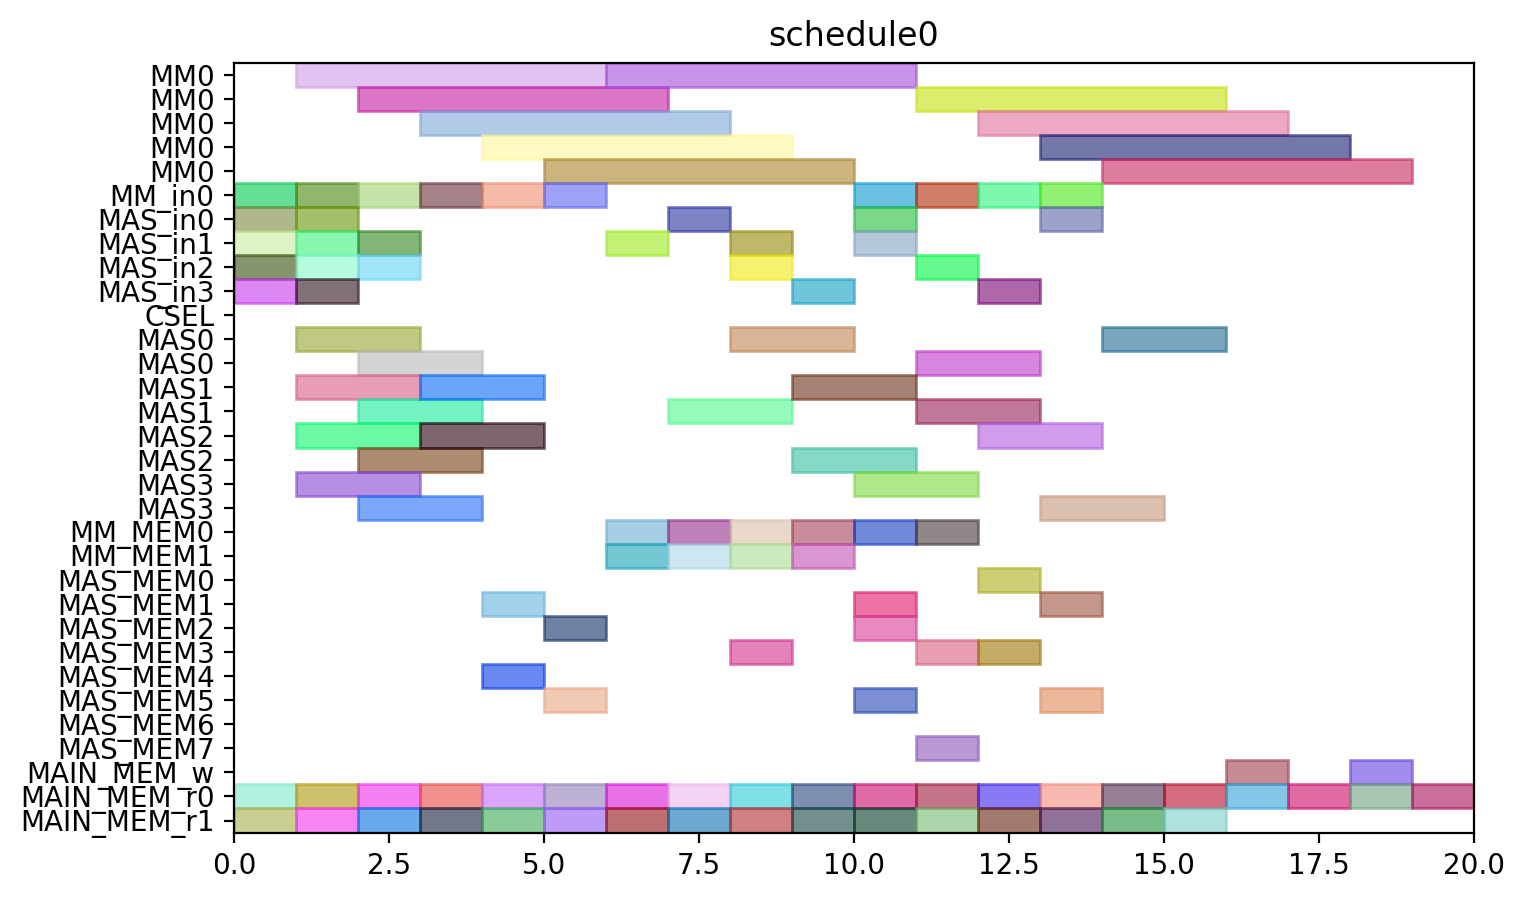

Reproduce this figure in Python.
from pyschedule import Scenario, solvers, plotters, alt


def solve():
	horizon = 90
	S = Scenario("schedule0", horizon=horizon)

	# resource
	MM = S.Resources('MM', num=1, size=5)
	MM_in = S.Resources('MM_in', num=1)
	MAS_in = S.Resources('MAS_in', num=4)
	CSEL = S.Resource('CSEL')
	MAS = S.Resources('MAS', num=4, size=2, periods=range(1, horizon))
	MM_MEM = S.Resources('MM_MEM', num=2)
	MAS_MEM = S.Resources('MAS_MEM', num=8)
	MAIN_MEM_w = S.Resource('MAIN_MEM_w', size=1)
	MAIN_MEM_r = S.Resources('MAIN_MEM_r', num=2)

	# result of previous scheduling

	# new tasks
	t0_t0 = S.Task('t0_t0', length=5, delay_cost=1)
	t0_t0 += alt(MM)
	t0_t0_in = S.Task('t0_t0_in', length=1, delay_cost=1)
	t0_t0_in += alt(MM_in)
	S += t0_t0_in*MM_in[0]<=t0_t0*MM[0]

	t0_t0_mem0 = S.Task('t0_t0_mem0', length=1, delay_cost=1)
	t0_t0_mem0 += MAIN_MEM_r[0]
	t0_t0_mem1 = S.Task('t0_t0_mem1', length=1, delay_cost=1)
	t0_t0_mem1 += MAIN_MEM_r[1]
	t0_t1 = S.Task('t0_t1', length=5, delay_cost=1)
	t0_t1 += alt(MM)
	t0_t1_in = S.Task('t0_t1_in', length=1, delay_cost=1)
	t0_t1_in += alt(MM_in)
	S += t0_t1_in*MM_in[0]<=t0_t1*MM[0]

	t0_t1_mem0 = S.Task('t0_t1_mem0', length=1, delay_cost=1)
	t0_t1_mem0 += MAIN_MEM_r[0]
	t0_t1_mem1 = S.Task('t0_t1_mem1', length=1, delay_cost=1)
	t0_t1_mem1 += MAIN_MEM_r[1]
	t0_t2 = S.Task('t0_t2', length=2, delay_cost=1)
	t0_t2 += alt(MAS)
	t0_t2_in = S.Task('t0_t2_in', length=1, delay_cost=1)
	t0_t2_in += alt(MAS_in)
	S += t0_t2_in*MAS_in[0]<=t0_t2*MAS[0]

	S += t0_t2_in*MAS_in[1]<=t0_t2*MAS[1]

	S += t0_t2_in*MAS_in[2]<=t0_t2*MAS[2]

	S += t0_t2_in*MAS_in[3]<=t0_t2*MAS[3]

	t0_t2_mem0 = S.Task('t0_t2_mem0', length=1, delay_cost=1)
	t0_t2_mem0 += MAIN_MEM_r[0]
	t0_t2_mem1 = S.Task('t0_t2_mem1', length=1, delay_cost=1)
	t0_t2_mem1 += MAIN_MEM_r[1]
	t0_t3 = S.Task('t0_t3', length=2, delay_cost=1)
	t0_t3 += alt(MAS)
	t0_t3_in = S.Task('t0_t3_in', length=1, delay_cost=1)
	t0_t3_in += alt(MAS_in)
	S += t0_t3_in*MAS_in[0]<=t0_t3*MAS[0]

	S += t0_t3_in*MAS_in[1]<=t0_t3*MAS[1]

	S += t0_t3_in*MAS_in[2]<=t0_t3*MAS[2]

	S += t0_t3_in*MAS_in[3]<=t0_t3*MAS[3]

	t0_t3_mem0 = S.Task('t0_t3_mem0', length=1, delay_cost=1)
	t0_t3_mem0 += MAIN_MEM_r[0]
	t0_t3_mem1 = S.Task('t0_t3_mem1', length=1, delay_cost=1)
	t0_t3_mem1 += MAIN_MEM_r[1]
	t2_t0 = S.Task('t2_t0', length=5, delay_cost=1)
	t2_t0 += alt(MM)
	t2_t0_in = S.Task('t2_t0_in', length=1, delay_cost=1)
	t2_t0_in += alt(MM_in)
	S += t2_t0_in*MM_in[0]<=t2_t0*MM[0]

	t2_t0_mem0 = S.Task('t2_t0_mem0', length=1, delay_cost=1)
	t2_t0_mem0 += MAIN_MEM_r[0]
	t2_t0_mem1 = S.Task('t2_t0_mem1', length=1, delay_cost=1)
	t2_t0_mem1 += MAIN_MEM_r[1]
	t2_t1 = S.Task('t2_t1', length=5, delay_cost=1)
	t2_t1 += alt(MM)
	t2_t1_in = S.Task('t2_t1_in', length=1, delay_cost=1)
	t2_t1_in += alt(MM_in)
	S += t2_t1_in*MM_in[0]<=t2_t1*MM[0]

	t2_t1_mem0 = S.Task('t2_t1_mem0', length=1, delay_cost=1)
	t2_t1_mem0 += MAIN_MEM_r[0]
	t2_t1_mem1 = S.Task('t2_t1_mem1', length=1, delay_cost=1)
	t2_t1_mem1 += MAIN_MEM_r[1]
	t2_t2 = S.Task('t2_t2', length=2, delay_cost=1)
	t2_t2 += alt(MAS)
	t2_t2_in = S.Task('t2_t2_in', length=1, delay_cost=1)
	t2_t2_in += alt(MAS_in)
	S += t2_t2_in*MAS_in[0]<=t2_t2*MAS[0]

	S += t2_t2_in*MAS_in[1]<=t2_t2*MAS[1]

	S += t2_t2_in*MAS_in[2]<=t2_t2*MAS[2]

	S += t2_t2_in*MAS_in[3]<=t2_t2*MAS[3]

	t2_t2_mem0 = S.Task('t2_t2_mem0', length=1, delay_cost=1)
	t2_t2_mem0 += MAIN_MEM_r[0]
	t2_t2_mem1 = S.Task('t2_t2_mem1', length=1, delay_cost=1)
	t2_t2_mem1 += MAIN_MEM_r[1]
	t2_t3 = S.Task('t2_t3', length=2, delay_cost=1)
	t2_t3 += alt(MAS)
	t2_t3_in = S.Task('t2_t3_in', length=1, delay_cost=1)
	t2_t3_in += alt(MAS_in)
	S += t2_t3_in*MAS_in[0]<=t2_t3*MAS[0]

	S += t2_t3_in*MAS_in[1]<=t2_t3*MAS[1]

	S += t2_t3_in*MAS_in[2]<=t2_t3*MAS[2]

	S += t2_t3_in*MAS_in[3]<=t2_t3*MAS[3]

	t2_t3_mem0 = S.Task('t2_t3_mem0', length=1, delay_cost=1)
	t2_t3_mem0 += MAIN_MEM_r[0]
	t2_t3_mem1 = S.Task('t2_t3_mem1', length=1, delay_cost=1)
	t2_t3_mem1 += MAIN_MEM_r[1]
	t7_t2 = S.Task('t7_t2', length=2, delay_cost=1)
	t7_t2 += alt(MAS)
	t7_t2_in = S.Task('t7_t2_in', length=1, delay_cost=1)
	t7_t2_in += alt(MAS_in)
	S += t7_t2_in*MAS_in[0]<=t7_t2*MAS[0]

	S += t7_t2_in*MAS_in[1]<=t7_t2*MAS[1]

	S += t7_t2_in*MAS_in[2]<=t7_t2*MAS[2]

	S += t7_t2_in*MAS_in[3]<=t7_t2*MAS[3]

	t7_t2_mem0 = S.Task('t7_t2_mem0', length=1, delay_cost=1)
	t7_t2_mem0 += MAIN_MEM_r[0]
	t7_t2_mem1 = S.Task('t7_t2_mem1', length=1, delay_cost=1)
	t7_t2_mem1 += MAIN_MEM_r[1]
	t9_t2 = S.Task('t9_t2', length=2, delay_cost=1)
	t9_t2 += alt(MAS)
	t9_t2_in = S.Task('t9_t2_in', length=1, delay_cost=1)
	t9_t2_in += alt(MAS_in)
	S += t9_t2_in*MAS_in[0]<=t9_t2*MAS[0]

	S += t9_t2_in*MAS_in[1]<=t9_t2*MAS[1]

	S += t9_t2_in*MAS_in[2]<=t9_t2*MAS[2]

	S += t9_t2_in*MAS_in[3]<=t9_t2*MAS[3]

	t9_t2_mem0 = S.Task('t9_t2_mem0', length=1, delay_cost=1)
	t9_t2_mem0 += MAIN_MEM_r[0]
	t9_t2_mem1 = S.Task('t9_t2_mem1', length=1, delay_cost=1)
	t9_t2_mem1 += MAIN_MEM_r[1]
	t14_t2 = S.Task('t14_t2', length=2, delay_cost=1)
	t14_t2 += alt(MAS)
	t14_t2_in = S.Task('t14_t2_in', length=1, delay_cost=1)
	t14_t2_in += alt(MAS_in)
	S += t14_t2_in*MAS_in[0]<=t14_t2*MAS[0]

	S += t14_t2_in*MAS_in[1]<=t14_t2*MAS[1]

	S += t14_t2_in*MAS_in[2]<=t14_t2*MAS[2]

	S += t14_t2_in*MAS_in[3]<=t14_t2*MAS[3]

	t14_t2_mem0 = S.Task('t14_t2_mem0', length=1, delay_cost=1)
	t14_t2_mem0 += MAIN_MEM_r[0]
	t14_t2_mem1 = S.Task('t14_t2_mem1', length=1, delay_cost=1)
	t14_t2_mem1 += MAIN_MEM_r[1]
	new_TZ_t2 = S.Task('new_TZ_t2', length=2, delay_cost=1)
	new_TZ_t2 += alt(MAS)
	new_TZ_t2_in = S.Task('new_TZ_t2_in', length=1, delay_cost=1)
	new_TZ_t2_in += alt(MAS_in)
	S += new_TZ_t2_in*MAS_in[0]<=new_TZ_t2*MAS[0]

	S += new_TZ_t2_in*MAS_in[1]<=new_TZ_t2*MAS[1]

	S += new_TZ_t2_in*MAS_in[2]<=new_TZ_t2*MAS[2]

	S += new_TZ_t2_in*MAS_in[3]<=new_TZ_t2*MAS[3]

	new_TZ_t2_mem0 = S.Task('new_TZ_t2_mem0', length=1, delay_cost=1)
	new_TZ_t2_mem0 += MAIN_MEM_r[0]
	new_TZ_t2_mem1 = S.Task('new_TZ_t2_mem1', length=1, delay_cost=1)
	new_TZ_t2_mem1 += MAIN_MEM_r[1]
	t16_t2 = S.Task('t16_t2', length=2, delay_cost=1)
	t16_t2 += alt(MAS)
	t16_t2_in = S.Task('t16_t2_in', length=1, delay_cost=1)
	t16_t2_in += alt(MAS_in)
	S += t16_t2_in*MAS_in[0]<=t16_t2*MAS[0]

	S += t16_t2_in*MAS_in[1]<=t16_t2*MAS[1]

	S += t16_t2_in*MAS_in[2]<=t16_t2*MAS[2]

	S += t16_t2_in*MAS_in[3]<=t16_t2*MAS[3]

	t16_t2_mem0 = S.Task('t16_t2_mem0', length=1, delay_cost=1)
	t16_t2_mem0 += MAIN_MEM_r[0]
	t16_t2_mem1 = S.Task('t16_t2_mem1', length=1, delay_cost=1)
	t16_t2_mem1 += MAIN_MEM_r[1]
	t17_t2 = S.Task('t17_t2', length=2, delay_cost=1)
	t17_t2 += alt(MAS)
	t17_t2_in = S.Task('t17_t2_in', length=1, delay_cost=1)
	t17_t2_in += alt(MAS_in)
	S += t17_t2_in*MAS_in[0]<=t17_t2*MAS[0]

	S += t17_t2_in*MAS_in[1]<=t17_t2*MAS[1]

	S += t17_t2_in*MAS_in[2]<=t17_t2*MAS[2]

	S += t17_t2_in*MAS_in[3]<=t17_t2*MAS[3]

	t17_t2_mem0 = S.Task('t17_t2_mem0', length=1, delay_cost=1)
	t17_t2_mem0 += MAIN_MEM_r[0]
	t17_t2_mem1 = S.Task('t17_t2_mem1', length=1, delay_cost=1)
	t17_t2_mem1 += MAIN_MEM_r[1]
	t0_t4 = S.Task('t0_t4', length=5, delay_cost=1)
	t0_t4 += alt(MM)
	t0_t4_in = S.Task('t0_t4_in', length=1, delay_cost=1)
	t0_t4_in += alt(MM_in)
	S += t0_t4_in*MM_in[0]<=t0_t4*MM[0]

	t0_t4_mem0 = S.Task('t0_t4_mem0', length=1, delay_cost=1)
	t0_t4_mem0 += alt(MAS_MEM)
	S += (t0_t2*MAS[0])-1 < t0_t4_mem0*MAS_MEM[0]
	S += (t0_t2*MAS[1])-1 < t0_t4_mem0*MAS_MEM[2]
	S += (t0_t2*MAS[2])-1 < t0_t4_mem0*MAS_MEM[4]
	S += (t0_t2*MAS[3])-1 < t0_t4_mem0*MAS_MEM[6]
	S += t0_t4_mem0 <= t0_t4

	t0_t4_mem1 = S.Task('t0_t4_mem1', length=1, delay_cost=1)
	t0_t4_mem1 += alt(MAS_MEM)
	S += (t0_t3*MAS[0])-1 < t0_t4_mem1*MAS_MEM[1]
	S += (t0_t3*MAS[1])-1 < t0_t4_mem1*MAS_MEM[3]
	S += (t0_t3*MAS[2])-1 < t0_t4_mem1*MAS_MEM[5]
	S += (t0_t3*MAS[3])-1 < t0_t4_mem1*MAS_MEM[7]
	S += t0_t4_mem1 <= t0_t4

	t00 = S.Task('t00', length=2, delay_cost=1)
	t00 += alt(MAS)
	t00_in = S.Task('t00_in', length=1, delay_cost=1)
	t00_in += alt(MAS_in)
	S += t00_in*MAS_in[0]<=t00*MAS[0]

	S += t00_in*MAS_in[1]<=t00*MAS[1]

	S += t00_in*MAS_in[2]<=t00*MAS[2]

	S += t00_in*MAS_in[3]<=t00*MAS[3]

	t00_mem0 = S.Task('t00_mem0', length=1, delay_cost=1)
	t00_mem0 += alt(MM_MEM)
	S += (t0_t0*MM[0])-1 < t00_mem0*MM_MEM[0]
	S += t00_mem0 <= t00

	t00_mem1 = S.Task('t00_mem1', length=1, delay_cost=1)
	t00_mem1 += alt(MM_MEM)
	S += (t0_t1*MM[0])-1 < t00_mem1*MM_MEM[1]
	S += t00_mem1 <= t00

	t0_t5 = S.Task('t0_t5', length=2, delay_cost=1)
	t0_t5 += alt(MAS)
	t0_t5_in = S.Task('t0_t5_in', length=1, delay_cost=1)
	t0_t5_in += alt(MAS_in)
	S += t0_t5_in*MAS_in[0]<=t0_t5*MAS[0]

	S += t0_t5_in*MAS_in[1]<=t0_t5*MAS[1]

	S += t0_t5_in*MAS_in[2]<=t0_t5*MAS[2]

	S += t0_t5_in*MAS_in[3]<=t0_t5*MAS[3]

	t0_t5_mem0 = S.Task('t0_t5_mem0', length=1, delay_cost=1)
	t0_t5_mem0 += alt(MM_MEM)
	S += (t0_t0*MM[0])-1 < t0_t5_mem0*MM_MEM[0]
	S += t0_t5_mem0 <= t0_t5

	t0_t5_mem1 = S.Task('t0_t5_mem1', length=1, delay_cost=1)
	t0_t5_mem1 += alt(MM_MEM)
	S += (t0_t1*MM[0])-1 < t0_t5_mem1*MM_MEM[1]
	S += t0_t5_mem1 <= t0_t5

	t2_t4 = S.Task('t2_t4', length=5, delay_cost=1)
	t2_t4 += alt(MM)
	t2_t4_in = S.Task('t2_t4_in', length=1, delay_cost=1)
	t2_t4_in += alt(MM_in)
	S += t2_t4_in*MM_in[0]<=t2_t4*MM[0]

	t2_t4_mem0 = S.Task('t2_t4_mem0', length=1, delay_cost=1)
	t2_t4_mem0 += alt(MAS_MEM)
	S += (t2_t2*MAS[0])-1 < t2_t4_mem0*MAS_MEM[0]
	S += (t2_t2*MAS[1])-1 < t2_t4_mem0*MAS_MEM[2]
	S += (t2_t2*MAS[2])-1 < t2_t4_mem0*MAS_MEM[4]
	S += (t2_t2*MAS[3])-1 < t2_t4_mem0*MAS_MEM[6]
	S += t2_t4_mem0 <= t2_t4

	t2_t4_mem1 = S.Task('t2_t4_mem1', length=1, delay_cost=1)
	t2_t4_mem1 += alt(MAS_MEM)
	S += (t2_t3*MAS[0])-1 < t2_t4_mem1*MAS_MEM[1]
	S += (t2_t3*MAS[1])-1 < t2_t4_mem1*MAS_MEM[3]
	S += (t2_t3*MAS[2])-1 < t2_t4_mem1*MAS_MEM[5]
	S += (t2_t3*MAS[3])-1 < t2_t4_mem1*MAS_MEM[7]
	S += t2_t4_mem1 <= t2_t4

	t20 = S.Task('t20', length=2, delay_cost=1)
	t20 += alt(MAS)
	t20_in = S.Task('t20_in', length=1, delay_cost=1)
	t20_in += alt(MAS_in)
	S += t20_in*MAS_in[0]<=t20*MAS[0]

	S += t20_in*MAS_in[1]<=t20*MAS[1]

	S += t20_in*MAS_in[2]<=t20*MAS[2]

	S += t20_in*MAS_in[3]<=t20*MAS[3]

	t20_mem0 = S.Task('t20_mem0', length=1, delay_cost=1)
	t20_mem0 += alt(MM_MEM)
	S += (t2_t0*MM[0])-1 < t20_mem0*MM_MEM[0]
	S += t20_mem0 <= t20

	t20_mem1 = S.Task('t20_mem1', length=1, delay_cost=1)
	t20_mem1 += alt(MM_MEM)
	S += (t2_t1*MM[0])-1 < t20_mem1*MM_MEM[1]
	S += t20_mem1 <= t20

	t2_t5 = S.Task('t2_t5', length=2, delay_cost=1)
	t2_t5 += alt(MAS)
	t2_t5_in = S.Task('t2_t5_in', length=1, delay_cost=1)
	t2_t5_in += alt(MAS_in)
	S += t2_t5_in*MAS_in[0]<=t2_t5*MAS[0]

	S += t2_t5_in*MAS_in[1]<=t2_t5*MAS[1]

	S += t2_t5_in*MAS_in[2]<=t2_t5*MAS[2]

	S += t2_t5_in*MAS_in[3]<=t2_t5*MAS[3]

	t2_t5_mem0 = S.Task('t2_t5_mem0', length=1, delay_cost=1)
	t2_t5_mem0 += alt(MM_MEM)
	S += (t2_t0*MM[0])-1 < t2_t5_mem0*MM_MEM[0]
	S += t2_t5_mem0 <= t2_t5

	t2_t5_mem1 = S.Task('t2_t5_mem1', length=1, delay_cost=1)
	t2_t5_mem1 += alt(MM_MEM)
	S += (t2_t1*MM[0])-1 < t2_t5_mem1*MM_MEM[1]
	S += t2_t5_mem1 <= t2_t5

	t01 = S.Task('t01', length=2, delay_cost=1)
	t01 += alt(MAS)
	t01_in = S.Task('t01_in', length=1, delay_cost=1)
	t01_in += alt(MAS_in)
	S += t01_in*MAS_in[0]<=t01*MAS[0]

	S += t01_in*MAS_in[1]<=t01*MAS[1]

	S += t01_in*MAS_in[2]<=t01*MAS[2]

	S += t01_in*MAS_in[3]<=t01*MAS[3]

	t01_mem0 = S.Task('t01_mem0', length=1, delay_cost=1)
	t01_mem0 += alt(MM_MEM)
	S += (t0_t4*MM[0])-1 < t01_mem0*MM_MEM[0]
	S += t01_mem0 <= t01

	t01_mem1 = S.Task('t01_mem1', length=1, delay_cost=1)
	t01_mem1 += alt(MAS_MEM)
	S += (t0_t5*MAS[0])-1 < t01_mem1*MAS_MEM[1]
	S += (t0_t5*MAS[1])-1 < t01_mem1*MAS_MEM[3]
	S += (t0_t5*MAS[2])-1 < t01_mem1*MAS_MEM[5]
	S += (t0_t5*MAS[3])-1 < t01_mem1*MAS_MEM[7]
	S += t01_mem1 <= t01

	t10 = S.Task('t10', length=2, delay_cost=1)
	t10 += alt(MAS)
	t10_in = S.Task('t10_in', length=1, delay_cost=1)
	t10_in += alt(MAS_in)
	S += t10_in*MAS_in[0]<=t10*MAS[0]

	S += t10_in*MAS_in[1]<=t10*MAS[1]

	S += t10_in*MAS_in[2]<=t10*MAS[2]

	S += t10_in*MAS_in[3]<=t10*MAS[3]

	t10_mem0 = S.Task('t10_mem0', length=1, delay_cost=1)
	t10_mem0 += MAIN_MEM_r[0]
	t10_mem1 = S.Task('t10_mem1', length=1, delay_cost=1)
	t10_mem1 += alt(MAS_MEM)
	S += (t00*MAS[0])-1 < t10_mem1*MAS_MEM[1]
	S += (t00*MAS[1])-1 < t10_mem1*MAS_MEM[3]
	S += (t00*MAS[2])-1 < t10_mem1*MAS_MEM[5]
	S += (t00*MAS[3])-1 < t10_mem1*MAS_MEM[7]
	S += t10_mem1 <= t10

	t21 = S.Task('t21', length=2, delay_cost=1)
	t21 += alt(MAS)
	t21_in = S.Task('t21_in', length=1, delay_cost=1)
	t21_in += alt(MAS_in)
	S += t21_in*MAS_in[0]<=t21*MAS[0]

	S += t21_in*MAS_in[1]<=t21*MAS[1]

	S += t21_in*MAS_in[2]<=t21*MAS[2]

	S += t21_in*MAS_in[3]<=t21*MAS[3]

	t21_mem0 = S.Task('t21_mem0', length=1, delay_cost=1)
	t21_mem0 += alt(MM_MEM)
	S += (t2_t4*MM[0])-1 < t21_mem0*MM_MEM[0]
	S += t21_mem0 <= t21

	t21_mem1 = S.Task('t21_mem1', length=1, delay_cost=1)
	t21_mem1 += alt(MAS_MEM)
	S += (t2_t5*MAS[0])-1 < t21_mem1*MAS_MEM[1]
	S += (t2_t5*MAS[1])-1 < t21_mem1*MAS_MEM[3]
	S += (t2_t5*MAS[2])-1 < t21_mem1*MAS_MEM[5]
	S += (t2_t5*MAS[3])-1 < t21_mem1*MAS_MEM[7]
	S += t21_mem1 <= t21

	t30 = S.Task('t30', length=2, delay_cost=1)
	t30 += alt(MAS)
	t30_in = S.Task('t30_in', length=1, delay_cost=1)
	t30_in += alt(MAS_in)
	S += t30_in*MAS_in[0]<=t30*MAS[0]

	S += t30_in*MAS_in[1]<=t30*MAS[1]

	S += t30_in*MAS_in[2]<=t30*MAS[2]

	S += t30_in*MAS_in[3]<=t30*MAS[3]

	t30_mem0 = S.Task('t30_mem0', length=1, delay_cost=1)
	t30_mem0 += MAIN_MEM_r[0]
	t30_mem1 = S.Task('t30_mem1', length=1, delay_cost=1)
	t30_mem1 += alt(MAS_MEM)
	S += (t20*MAS[0])-1 < t30_mem1*MAS_MEM[1]
	S += (t20*MAS[1])-1 < t30_mem1*MAS_MEM[3]
	S += (t20*MAS[2])-1 < t30_mem1*MAS_MEM[5]
	S += (t20*MAS[3])-1 < t30_mem1*MAS_MEM[7]
	S += t30_mem1 <= t30

	t11 = S.Task('t11', length=2, delay_cost=1)
	t11 += alt(MAS)
	t11_in = S.Task('t11_in', length=1, delay_cost=1)
	t11_in += alt(MAS_in)
	S += t11_in*MAS_in[0]<=t11*MAS[0]

	S += t11_in*MAS_in[1]<=t11*MAS[1]

	S += t11_in*MAS_in[2]<=t11*MAS[2]

	S += t11_in*MAS_in[3]<=t11*MAS[3]

	t11_mem0 = S.Task('t11_mem0', length=1, delay_cost=1)
	t11_mem0 += MAIN_MEM_r[0]
	t11_mem1 = S.Task('t11_mem1', length=1, delay_cost=1)
	t11_mem1 += alt(MAS_MEM)
	S += (t01*MAS[0])-1 < t11_mem1*MAS_MEM[1]
	S += (t01*MAS[1])-1 < t11_mem1*MAS_MEM[3]
	S += (t01*MAS[2])-1 < t11_mem1*MAS_MEM[5]
	S += (t01*MAS[3])-1 < t11_mem1*MAS_MEM[7]
	S += t11_mem1 <= t11

	t31 = S.Task('t31', length=2, delay_cost=1)
	t31 += alt(MAS)
	t31_in = S.Task('t31_in', length=1, delay_cost=1)
	t31_in += alt(MAS_in)
	S += t31_in*MAS_in[0]<=t31*MAS[0]

	S += t31_in*MAS_in[1]<=t31*MAS[1]

	S += t31_in*MAS_in[2]<=t31*MAS[2]

	S += t31_in*MAS_in[3]<=t31*MAS[3]

	t31_mem0 = S.Task('t31_mem0', length=1, delay_cost=1)
	t31_mem0 += MAIN_MEM_r[0]
	t31_mem1 = S.Task('t31_mem1', length=1, delay_cost=1)
	t31_mem1 += alt(MAS_MEM)
	S += (t21*MAS[0])-1 < t31_mem1*MAS_MEM[1]
	S += (t21*MAS[1])-1 < t31_mem1*MAS_MEM[3]
	S += (t21*MAS[2])-1 < t31_mem1*MAS_MEM[5]
	S += (t21*MAS[3])-1 < t31_mem1*MAS_MEM[7]
	S += t31_mem1 <= t31

	c010 = S.Task('c010', length=5, delay_cost=1)
	c010 += alt(MM)
	c010_in = S.Task('c010_in', length=1, delay_cost=1)
	c010_in += alt(MM_in)
	S += c010_in*MM_in[0]<=c010*MM[0]

	S += 0<c010

	c010_w = S.Task('c010_w', length=1, delay_cost=1)
	c010_w += alt(MAIN_MEM_w)
	S += c010 <= c010_w

	c010_mem0 = S.Task('c010_mem0', length=1, delay_cost=1)
	c010_mem0 += alt(MAS_MEM)
	S += (t30*MAS[0])-1 < c010_mem0*MAS_MEM[0]
	S += (t30*MAS[1])-1 < c010_mem0*MAS_MEM[2]
	S += (t30*MAS[2])-1 < c010_mem0*MAS_MEM[4]
	S += (t30*MAS[3])-1 < c010_mem0*MAS_MEM[6]
	S += c010_mem0 <= c010

	c010_mem1 = S.Task('c010_mem1', length=1, delay_cost=1)
	c010_mem1 += MAIN_MEM_r[1]
	c200 = S.Task('c200', length=5, delay_cost=1)
	c200 += alt(MM)
	c200_in = S.Task('c200_in', length=1, delay_cost=1)
	c200_in += alt(MM_in)
	S += c200_in*MM_in[0]<=c200*MM[0]

	S += 0<c200

	c200_w = S.Task('c200_w', length=1, delay_cost=1)
	c200_w += alt(MAIN_MEM_w)
	S += c200 <= c200_w

	c200_mem0 = S.Task('c200_mem0', length=1, delay_cost=1)
	c200_mem0 += alt(MAS_MEM)
	S += (t10*MAS[0])-1 < c200_mem0*MAS_MEM[0]
	S += (t10*MAS[1])-1 < c200_mem0*MAS_MEM[2]
	S += (t10*MAS[2])-1 < c200_mem0*MAS_MEM[4]
	S += (t10*MAS[3])-1 < c200_mem0*MAS_MEM[6]
	S += c200_mem0 <= c200

	c200_mem1 = S.Task('c200_mem1', length=1, delay_cost=1)
	c200_mem1 += MAIN_MEM_r[1]
	t16_t0 = S.Task('t16_t0', length=5, delay_cost=1)
	t16_t0 += alt(MM)
	t16_t0_in = S.Task('t16_t0_in', length=1, delay_cost=1)
	t16_t0_in += alt(MM_in)
	S += t16_t0_in*MM_in[0]<=t16_t0*MM[0]

	t16_t0_mem0 = S.Task('t16_t0_mem0', length=1, delay_cost=1)
	t16_t0_mem0 += MAIN_MEM_r[0]
	t16_t0_mem1 = S.Task('t16_t0_mem1', length=1, delay_cost=1)
	t16_t0_mem1 += alt(MAS_MEM)
	S += (t30*MAS[0])-1 < t16_t0_mem1*MAS_MEM[1]
	S += (t30*MAS[1])-1 < t16_t0_mem1*MAS_MEM[3]
	S += (t30*MAS[2])-1 < t16_t0_mem1*MAS_MEM[5]
	S += (t30*MAS[3])-1 < t16_t0_mem1*MAS_MEM[7]
	S += t16_t0_mem1 <= t16_t0

	t17_t0 = S.Task('t17_t0', length=5, delay_cost=1)
	t17_t0 += alt(MM)
	t17_t0_in = S.Task('t17_t0_in', length=1, delay_cost=1)
	t17_t0_in += alt(MM_in)
	S += t17_t0_in*MM_in[0]<=t17_t0*MM[0]

	t17_t0_mem0 = S.Task('t17_t0_mem0', length=1, delay_cost=1)
	t17_t0_mem0 += MAIN_MEM_r[0]
	t17_t0_mem1 = S.Task('t17_t0_mem1', length=1, delay_cost=1)
	t17_t0_mem1 += alt(MAS_MEM)
	S += (t10*MAS[0])-1 < t17_t0_mem1*MAS_MEM[1]
	S += (t10*MAS[1])-1 < t17_t0_mem1*MAS_MEM[3]
	S += (t10*MAS[2])-1 < t17_t0_mem1*MAS_MEM[5]
	S += (t10*MAS[3])-1 < t17_t0_mem1*MAS_MEM[7]
	S += t17_t0_mem1 <= t17_t0

	solvers.mip.solve(S,msg=1,kind='CPLEX',ratio_gap=1.01)

	solution = [['hoge']*len(S.solution()[1]) for i in range(len(S.solution()))]
	for i in range(len(S.solution())):
		for j in range(len(S.solution()[i])):
			solution[i][j]=str(S.solution()[i][j])
	print(solution)

	cycles = int(solution[-1][3])

	pic_file_name = "/home/mfukuda/ABE/multiRAM_multiMAS_16mux/scheduling_result/stage5MM1_stage2MAS4/EP2_ADD_w_EVAL/schedule0.png"
	if(S.solution() != []):
		plotters.matplotlib.plot(S,img_filename=pic_file_name, show_task_labels=False, fig_size=(cycles*0.25+3, 5))

	return solution
